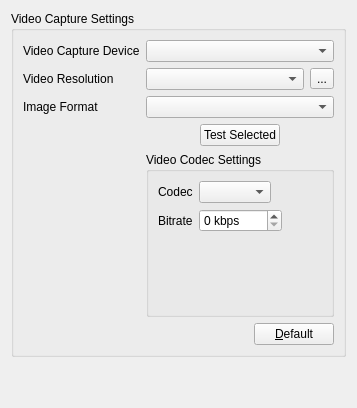
     <widget class="QWidget" name="videoTab">
      <attribute name="title">
       <string>Video Capture</string>
      </attribute>
      <layout class="QVBoxLayout" name="verticalLayout_22">
       <item>
        <widget class="QGroupBox" name="groupBox_8">
         <property name="title">
          <string>Video Capture Settings</string>
         </property>
         <layout class="QFormLayout" name="formLayout">
          <item row="0" column="0">
           <widget class="QLabel" name="label_13">
            <property name="text">
             <string>Video Capture Device</string>
            </property>
            <property name="buddy">
             <cstring>vidcapdevicesBox</cstring>
            </property>
           </widget>
          </item>
          <item row="0" column="1">
           <widget class="QComboBox" name="vidcapdevicesBox">
            <property name="sizePolicy">
             <sizepolicy hsizetype="Expanding" vsizetype="Fixed">
              <horstretch>0</horstretch>
              <verstretch>0</verstretch>
             </sizepolicy>
            </property>
           </widget>
          </item>
          <item row="1" column="0">
           <widget class="QLabel" name="label_15">
            <property name="text">
             <string>Video Resolution</string>
            </property>
            <property name="buddy">
             <cstring>captureformatsBox</cstring>
            </property>
           </widget>
          </item>
          <item row="1" column="1">
           <layout class="QHBoxLayout" name="horizontalLayout_9">
            <item>
             <widget class="QComboBox" name="captureformatsBox"/>
            </item>
            <item>
             <widget class="QToolButton" name="vidfmtToolButton">
              <property name="accessibleName">
               <string>Customize video format</string>
              </property>
              <property name="text">
               <string notr="true">...</string>
              </property>
             </widget>
            </item>
           </layout>
          </item>
          <item row="2" column="0">
           <widget class="QLabel" name="label_31">
            <property name="text">
             <string>Image Format</string>
            </property>
            <property name="buddy">
             <cstring>vidImgFmtBox</cstring>
            </property>
           </widget>
          </item>
          <item row="2" column="1">
           <widget class="QComboBox" name="vidImgFmtBox"/>
          </item>
          <item row="3" column="1">
           <layout class="QHBoxLayout" name="horizontalLayout_8">
            <item>
             <spacer name="horizontalSpacer_10">
              <property name="orientation">
               <enum>Qt::Orientation::Horizontal</enum>
              </property>
              <property name="sizeHint" stdset="0">
               <size>
                <width>40</width>
                <height>20</height>
               </size>
              </property>
             </spacer>
            </item>
            <item>
             <widget class="QPushButton" name="vidtestButton">
              <property name="text">
               <string>Test Selected</string>
              </property>
             </widget>
            </item>
            <item>
             <spacer name="horizontalSpacer_11">
              <property name="orientation">
               <enum>Qt::Orientation::Horizontal</enum>
              </property>
              <property name="sizeHint" stdset="0">
               <size>
                <width>40</width>
                <height>20</height>
               </size>
              </property>
             </spacer>
            </item>
           </layout>
          </item>
          <item row="4" column="1">
           <widget class="QGroupBox" name="vidgroupBox">
            <property name="sizePolicy">
             <sizepolicy hsizetype="Expanding" vsizetype="Expanding">
              <horstretch>0</horstretch>
              <verstretch>0</verstretch>
             </sizepolicy>
            </property>
            <property name="accessibleName">
             <string>Video Codec Settings</string>
            </property>
            <property name="title">
             <string>Video Codec Settings</string>
            </property>
            <layout class="QVBoxLayout" name="verticalLayout_14">
             <item>
              <layout class="QHBoxLayout" name="horizontalLayout_19">
               <item>
                <widget class="QLabel" name="label_33">
                 <property name="text">
                  <string>Codec</string>
                 </property>
                 <property name="buddy">
                  <cstring>vidcodecBox</cstring>
                 </property>
                </widget>
               </item>
               <item>
                <widget class="QComboBox" name="vidcodecBox">
                 <property name="sizePolicy">
                  <sizepolicy hsizetype="Fixed" vsizetype="Preferred">
                   <horstretch>0</horstretch>
                   <verstretch>0</verstretch>
                  </sizepolicy>
                 </property>
                </widget>
               </item>
               <item>
                <spacer name="horizontalSpacer_21">
                 <property name="orientation">
                  <enum>Qt::Orientation::Horizontal</enum>
                 </property>
                 <property name="sizeHint" stdset="0">
                  <size>
                   <width>40</width>
                   <height>20</height>
                  </size>
                 </property>
                </spacer>
               </item>
              </layout>
             </item>
             <item>
              <widget class="QStackedWidget" name="vidcodecStackedWidget">
               <property name="currentIndex">
                <number>0</number>
               </property>
               <widget class="QWidget" name="vp8_page">
                <layout class="QVBoxLayout" name="verticalLayout_15">
                 <property name="leftMargin">
                  <number>0</number>
                 </property>
                 <property name="topMargin">
                  <number>0</number>
                 </property>
                 <property name="rightMargin">
                  <number>0</number>
                 </property>
                 <property name="bottomMargin">
                  <number>0</number>
                 </property>
                 <item>
                  <layout class="QHBoxLayout" name="horizontalLayout_21">
                   <item>
                    <widget class="QLabel" name="label_42">
                     <property name="text">
                      <string>Bitrate</string>
                     </property>
                     <property name="buddy">
                      <cstring>vp8bitrateSpinBox</cstring>
                     </property>
                    </widget>
                   </item>
                   <item>
                    <widget class="QSpinBox" name="vp8bitrateSpinBox">
                     <property name="sizePolicy">
                      <sizepolicy hsizetype="Fixed" vsizetype="Preferred">
                       <horstretch>0</horstretch>
                       <verstretch>0</verstretch>
                      </sizepolicy>
                     </property>
                     <property name="suffix">
                      <string> kbps</string>
                     </property>
                     <property name="minimum">
                      <number>0</number>
                     </property>
                     <property name="maximum">
                      <number>1000</number>
                     </property>
                     <property name="value">
                      <number>0</number>
                     </property>
                    </widget>
                   </item>
                   <item>
                    <spacer name="horizontalSpacer_22">
                     <property name="orientation">
                      <enum>Qt::Orientation::Horizontal</enum>
                     </property>
                     <property name="sizeHint" stdset="0">
                      <size>
                       <width>40</width>
                       <height>20</height>
                      </size>
                     </property>
                    </spacer>
                   </item>
                  </layout>
                 </item>
                 <item>
                  <spacer name="verticalSpacer_9">
                   <property name="orientation">
                    <enum>Qt::Orientation::Vertical</enum>
                   </property>
                   <property name="sizeHint" stdset="0">
                    <size>
                     <width>20</width>
                     <height>73</height>
                    </size>
                   </property>
                  </spacer>
                 </item>
                </layout>
               </widget>
              </widget>
             </item>
            </layout>
           </widget>
          </item>
          <item row="5" column="1">
           <layout class="QHBoxLayout" name="horizontalLayout_12">
            <item>
             <spacer name="horizontalSpacer_14">
              <property name="orientation">
               <enum>Qt::Orientation::Horizontal</enum>
              </property>
              <property name="sizeHint" stdset="0">
               <size>
                <width>40</width>
                <height>20</height>
               </size>
              </property>
             </spacer>
            </item>
            <item>
             <widget class="QPushButton" name="viddefaultButton">
              <property name="text">
               <string>&amp;Default</string>
              </property>
             </widget>
            </item>
           </layout>
          </item>
         </layout>
        </widget>
       </item>
       <item>
        <spacer name="verticalSpacer_5">
         <property name="orientation">
          <enum>Qt::Orientation::Vertical</enum>
         </property>
         <property name="sizeHint" stdset="0">
          <size>
           <width>20</width>
           <height>40</height>
          </size>
         </property>
        </spacer>
       </item>
      </layout>
     </widget>
